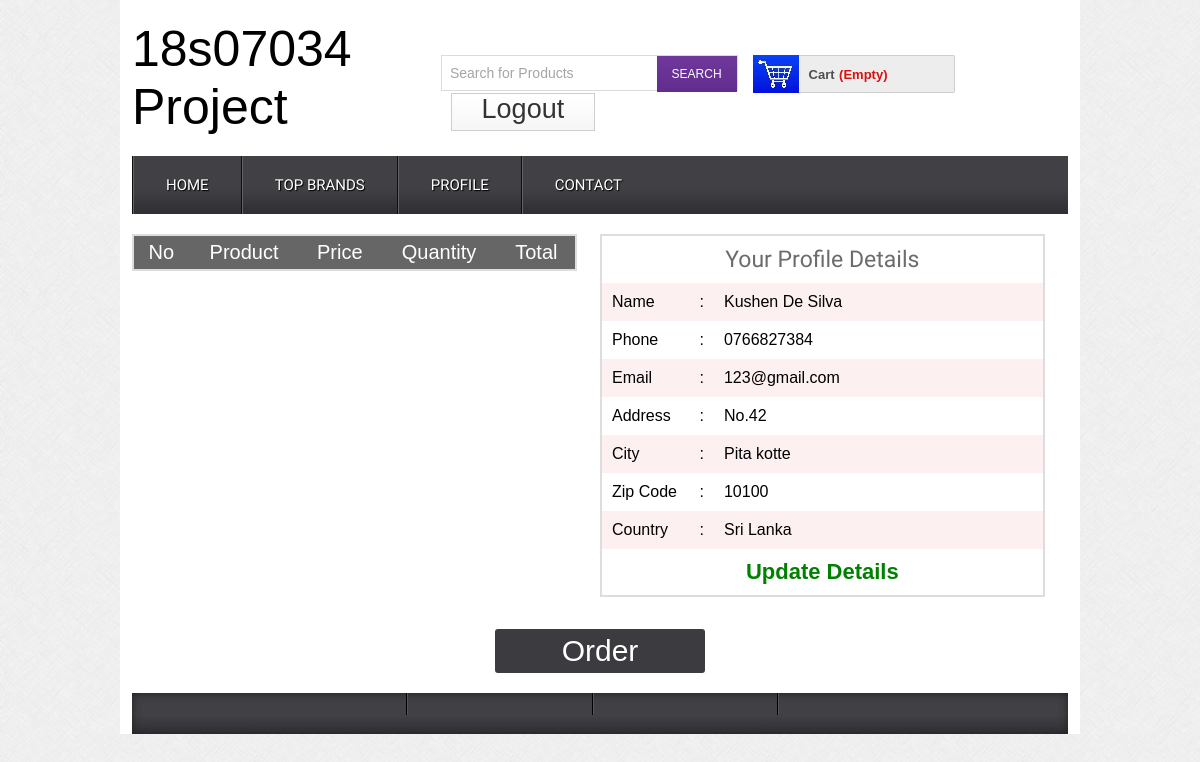
/paymentoffiline.php (signed in), run on the app's committed database.
### tables this page shows
CREATE TABLE `tbl_customers` (
  `id` int(11) NOT NULL,
  `name` varchar(60) NOT NULL,
  `address` text NOT NULL,
  `city` varchar(30) NOT NULL,
  `country` varchar(30) NOT NULL,
  `zip` varchar(30) NOT NULL,
  `phone` varchar(30) NOT NULL,
  `email` varchar(255) NOT NULL,
  `pass` varchar(32) NOT NULL
);

### classes/Customer.php (called while the page is built, shortened)
<?php
$filepath = realpath(dirname(__FILE__));
include_once($filepath.'/../lib/Database.php');
 ?>
<?php
class Customer
{
    private $db;
    public function __construct()
    {
        $this->db = new Database();
    }
    public function getCustomerData($id)
    {
        $query = "SELECT * FROM tbl_customers WHERE id = '$id'";
        $result = $this->db->select($query);
        return $result;
    }
}

### lib/Database.php (called while the page is built, shortened)
<?php
class Database
{
    public $host   = DB_HOST;
    public $user   = DB_USER;
    public $pass   = DB_PASS;
    public $dbname = DB_NAME;
    public $link;
    private function connectDB()
    {
        $this->link = new mysqli(
            $this->host,
            $this->user,
            $this->pass,
            $this->dbname
        );
    }
    public function select($query)
    {
        $result = $this->link->query($query) or
        die($this->link->error . __LINE__);
        if ($result->num_rows > 0) {
            return $result;
        } else {
            return false;
        }
    }
}

### lib/Session.php (called while the page is built, shortened)
<?php
class Session
{
    public static function get($key)
    {
        if (isset($_SESSION[$key])) {
            return $_SESSION[$key];
        } else {
            return false;
        }
    }
}

### paymentoffiline.php (the view, shortened to what this page needs)
<?php include 'inc/header.php'; ?>
<div class="main">
	<div class="content">
		<div class="section group">
			<div class="division">
				<table class="tblone">
							<tr>
								<th>No</th>
								<th>Product</th>
								<th>Price</th>
								<th>Quantity</th>
								<th>Total</th>
							</tr>
						</table>
			</div>
			<div class="division">
				<?php
            $id = Session::get("cmrId");
            $getData = $cmr->getCustomerData($id);
            if ($getData) {
                while ($result = $getData->fetch_assoc()) {
                    ?>
			<table class="tblone">
				<tr>
					<td colspan="3" style="text-align: center;"><h2>Your Profile Details</h2></td>
				</tr>
				<tr>
					<td width="20%">Name</td>
					<td width="5%">:</td>
					<td><?php echo $result['name']; ?></td>
				</tr>
				<tr>
					<td>Phone</td>
					<td>:</td>
					<td><?php echo $result['phone']; ?></td>
				</tr>
				<tr>
					<td>Email</td>
					<td>:</td>
					<td><?php echo $result['email']; ?></td>
				</tr>
				<tr>
					<td>Address</td>
					<td>:</td>
					<td><?php echo $result['address']; ?></td>
				</tr>
				<tr>
					<td>City</td>
					<td>:</td>
					<td><?php echo $result['city']; ?></td>
				</tr>
				<tr>
					<td>Zip Code</td>
					<td>:</td>
					<td><?php echo $result['zip']; ?></td>
				</tr>
				<tr>
					<td>Country</td>
					<td>:</td>
					<td><?php echo $result['country']; ?></td>
				</tr>
				<tr>
					<td colspan="3" style="text-align: center; font-size: 22px;"><a style="color: green;" href="editprofile.php">Update Details</a></td>
				</tr>
			</table>
			<?php
                }
            } ?>
			</div>
		</div>
		<div class="ordernow">
			<a href="?orderid=order">Order</a>
		</div>
	</div>
<?php include 'inc/footer.php'; ?>

### css/style.css (style rules this page uses)
html,body,div,span,applet,object,iframe,h1,h2,h3,h4,h5,h6,p,blockquote,pre,a,abbr,acronym,address,big,cite,code,del,dfn,em,img,ins,kbd,q,s,samp,small,strike,strong,sub,sup,tt,var,b,u,i,dl,dt,dd,ol,nav ul,nav li,fieldset,form,label,legend,table,caption,tbody,tfoot,thead,tr,th,td,article,aside,canvas,details,embed,figure,figcaption,footer,header,hgroup,menu,nav,output,ruby,section,summary,time,mark,audio,video { margin:0;padding:0;border:0;font-size:100%;font:inherit;vertical-align:baseline; }
table { border-collapse:collapse;border-spacing:0; }
a { text-decoration:none; }
body { font-family:Arial, Helvetica, sans-serif; background:url(../images/body_bg3.jpg); }
.section { clear: both; padding: 0px; margin: 0px; }
.group:before, .group:after { content:""; display:table; }
.group:after { clear:both; }
.group { zoom:1; }
.content { padding:20px 0; background:#FFF; }
.content h2 { font-size:23px; color:#6C6C6C; font-family: 'Monda', sans-serif; }
.tblone { border: 1px solid #fff; margin-bottom: 12px; width: 100%; }
.tblone th { background: #666 none repeat scroll 0 0; color: #fff; font-size: 20px; padding: 5px 8px; text-align: center; }
.tblone td { padding:10px;text-align:center; }
table.tblone tr:nth-child(2n+1) { background:#fff;height:30px; }
table.tblone tr:nth-child(2n) { background:#fdf0f1;height:30px; }
table.tblone a { color: #fe5800; font-weight: bold; text-decoration: none; }

### paymentoffiline.php (style rules this page uses)
.division { width:50%; float:left; }
.tblone { width: 95%; margin-right:15px; border:2px solid #ddd; }
.tblone tr td { text-align: justify; }
.ordernow a { width:200px; margin:20px auto 0; text-align: center; padding:5px; font-size:30px; display: block; background: #3C3B40; color: white; border-radius: 3px; }

### data on the page
tbl_customers: name "Kushen De Silva", phone "0766827384", email "123@gmail.com", address "No.42", city "Pita kotte", zip "10100", country "Sri Lanka"
